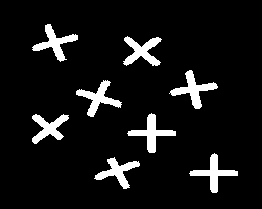
#> input picture lab_3/cc.png, 262 x 209 px
$ python task3.py
#> lines starting #> are read from the running program, lines starting #| are printed output that depends on the picture; after the words box and inside, x2 and y2 are one past the last pixel; in counts of white or black regions, pixels touching at a corner belong together
#> `img_array = cv2.imread('cc.png', cv2.IMREAD_GRAYSCALE)`: img_array: shape (209, 262); values 1 (black) and 255 (white), 8% white; 8 white regions, largest, box (x1, y1, x2, y2) and area: (169, 70, 218, 109) 582, (127, 113, 176, 153) 571, (76, 80, 122, 117) 561
import numpy as np
import cv2
import matplotlib.pyplot as plt


def TwoPassAlgo(input_img):
    # first pass
    count = 0;
    invcount = 0;
    table = np.zeros(500, np.uint32)
    rows, columns = input_img.shape
#> rows = 209; columns = 262
    for i in range(rows):
        for j in range(columns):
            if (input_img[i, j] == 0):
                continue;
            else:
                if (i == 0 and j == 0):
                    count += 1;
                    input_img[0, 0] = count;
                    table[count] = count;
                elif (i == 0 and j != 0):
                    if (input_img[0, j - 1] != 0):
                        input_img[0, j] = input_img[0, j - 1];
                    else:
                        count += 1;
                        input_img[0, j] = count;
                        table[count] = count;
                elif (i != 0 and j == 0):
                    if (input_img[i - 1, 0] != 0):
                        input_img[i, 0] = input_img[i - 1, 0]
                    else:
                        count += 1;
                        input_img[i, 0] = count;
                        table[count] = count;
                else:
                    top = input_img[i - 1, j];
                    left = input_img[i, j - 1];
                    if (top == 0 and left == 0):
                        count += 1
                        input_img[i, j] = count;
                        table[count] = count;
                    elif (top == 0 and left != 0):
                        input_img[i, j] = left;
                    elif (left == 0 and top != 0):
                        input_img[i, j] = top;
                    elif (top != 0 and left != 0):
                        if (left == top):
                            input_img[i, j] = left;
                        elif (top < left):
                            input_img[i, j] = top;
                            # table[table[left]]=top;
                            label = left
                            while (table[label] != label):
                                prev = label
                                label = table[label]
                                table[prev] = top
                            if (table[label] > top):
                                table[label] = top;
                            else:
                                table[top] = label;
                            invcount += 1;
                        elif (left < top):
                            input_img[i, j] = left;
                            # table[table[top]]=left;
                            label = top
                            while (table[label] != label):
                                prev = label
                                label = table[label]
                                table[prev] = left
                            if (table[label] > left):
                                table[label] = left;
                            else:
                                table[left] = label;
                            invcount += 1;
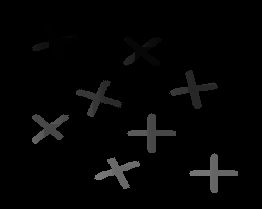
#> input_img: shape (209, 262); min 0, max 124, mean 4.7
#> after the loop, count = 124; invcount = 913; table = 500 values, max 123 at index 124, min 0 at index 0, mean 14.78
    # end first pass

    # second pass
    for i in range(rows):
        for j in range(columns):
            if (input_img[i, j] != 0):
                label = int(table[int(input_img[i, j])]);
                while (label != table[label]):
                    label = table[label]
                table[int(input_img[i, j])] = label;
                input_img[i, j] = table[label];
#> input_img: shape (209, 262); 3.52% of pixels changed, all inside (x1, y1, x2, y2) = (32, 25, 217, 193)
#> after the loop, table = 500 values, max 104 at index 104, min 0 at index 0, mean 12.31

    # getting number of segments
    segments = count;
#> segments = 124
    for i in range(count + 1):
        if (table[i] != i):
            segments -= 1;
#> this loop made 125 passes
#> segments on passes 3, 4, 5, 6, 7, 9, 10, 11, 12, 13, 14, 15: 123, 122, 121, 120, 119, 118, 117, 116, 115, 114, 113, 112
#> after the loop, segments = 9

    return [input_img, table, segments]


img_array = cv2.imread('cc.png', cv2.IMREAD_GRAYSCALE)
img_array.shape
cv2.imshow("img", img_array)
ret, binary_img = cv2.threshold(img_array, 100, 255, cv2.THRESH_BINARY)

plt.imshow(binary_img)
cv2.waitKey(0)
img_mask, img_table, img_segments = TwoPassAlgo(binary_img)
#> img_table has the same summary as table in TwoPassAlgo; img_segments = 9

img_mask, img_table, img_segments

plt.imshow(img_mask)
cv2.waitKey(0)

print(img_segments-1)
#| 8
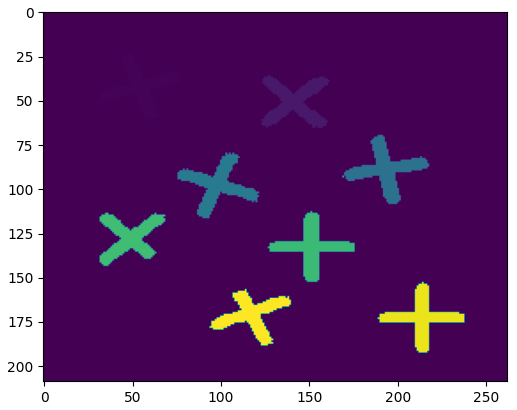
#> figure drawn by matplotlib, 1 panel
